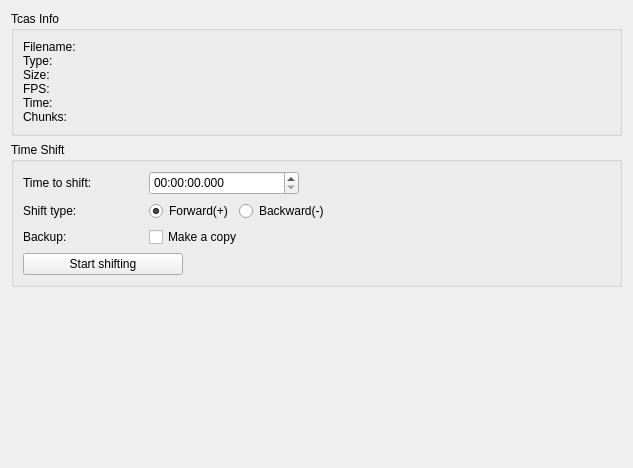
<?xml version="1.0" encoding="UTF-8"?>
<ui version="4.0">
 <class>TcasDesigner</class>
 <widget class="QWidget" name="TcasDesigner">
  <property name="geometry">
   <rect>
    <x>0</x>
    <y>0</y>
    <width>633</width>
    <height>468</height>
   </rect>
  </property>
  <property name="windowTitle">
   <string>Form</string>
  </property>
  <layout class="QVBoxLayout" name="verticalLayout_2">
   <item>
    <widget class="QGroupBox" name="groupBoxTcasInfo">
     <property name="title">
      <string>Tcas Info</string>
     </property>
     <layout class="QVBoxLayout" name="verticalLayout">
      <item>
       <widget class="QLabel" name="labelInfo">
        <property name="sizePolicy">
         <sizepolicy hsizetype="Preferred" vsizetype="MinimumExpanding">
          <horstretch>0</horstretch>
          <verstretch>0</verstretch>
         </sizepolicy>
        </property>
        <property name="maximumSize">
         <size>
          <width>16777215</width>
          <height>100</height>
         </size>
        </property>
        <property name="text">
         <string>Filename:
Type:
Size:
FPS:
Time:
Chunks:</string>
        </property>
       </widget>
      </item>
     </layout>
    </widget>
   </item>
   <item>
    <widget class="QGroupBox" name="groupBox_3">
     <property name="title">
      <string>Time Shift</string>
     </property>
     <layout class="QVBoxLayout" name="verticalLayout_3">
      <item>
       <layout class="QHBoxLayout" name="horizontalLayout_2">
        <item>
         <widget class="QLabel" name="labelTimeToShift">
          <property name="minimumSize">
           <size>
            <width>120</width>
            <height>0</height>
           </size>
          </property>
          <property name="text">
           <string>Time to shift:</string>
          </property>
         </widget>
        </item>
        <item>
         <widget class="QTimeEdit" name="editTimeShift">
          <property name="minimumSize">
           <size>
            <width>150</width>
            <height>24</height>
           </size>
          </property>
          <property name="displayFormat">
           <string>HH:mm:ss.zzz</string>
          </property>
         </widget>
        </item>
        <item>
         <spacer name="horizontalSpacer_3">
          <property name="orientation">
           <enum>Qt::Horizontal</enum>
          </property>
          <property name="sizeHint" stdset="0">
           <size>
            <width>40</width>
            <height>20</height>
           </size>
          </property>
         </spacer>
        </item>
       </layout>
      </item>
      <item>
       <layout class="QHBoxLayout" name="horizontalLayout_3">
        <item>
         <widget class="QLabel" name="labelShiftType">
          <property name="minimumSize">
           <size>
            <width>120</width>
            <height>0</height>
           </size>
          </property>
          <property name="text">
           <string>Shift type:</string>
          </property>
         </widget>
        </item>
        <item>
         <widget class="QRadioButton" name="radioButtonForward">
          <property name="text">
           <string>Forward(+)</string>
          </property>
          <property name="checked">
           <bool>true</bool>
          </property>
         </widget>
        </item>
        <item>
         <widget class="QRadioButton" name="radioButtonBackward">
          <property name="text">
           <string>Backward(-)</string>
          </property>
         </widget>
        </item>
        <item>
         <spacer name="horizontalSpacer_4">
          <property name="orientation">
           <enum>Qt::Horizontal</enum>
          </property>
          <property name="sizeHint" stdset="0">
           <size>
            <width>40</width>
            <height>20</height>
           </size>
          </property>
         </spacer>
        </item>
       </layout>
      </item>
      <item>
       <layout class="QHBoxLayout" name="horizontalLayout">
        <item>
         <widget class="QLabel" name="labelBackup">
          <property name="minimumSize">
           <size>
            <width>120</width>
            <height>0</height>
           </size>
          </property>
          <property name="text">
           <string>Backup:</string>
          </property>
         </widget>
        </item>
        <item>
         <widget class="QCheckBox" name="checkBoxMakeCopy">
          <property name="text">
           <string>Make a copy</string>
          </property>
         </widget>
        </item>
        <item>
         <spacer name="horizontalSpacer">
          <property name="orientation">
           <enum>Qt::Horizontal</enum>
          </property>
          <property name="sizeHint" stdset="0">
           <size>
            <width>40</width>
            <height>20</height>
           </size>
          </property>
         </spacer>
        </item>
       </layout>
      </item>
      <item>
       <layout class="QHBoxLayout" name="horizontalLayout_4">
        <item>
         <widget class="QPushButton" name="buttonStartShifting">
          <property name="minimumSize">
           <size>
            <width>160</width>
            <height>0</height>
           </size>
          </property>
          <property name="text">
           <string>Start shifting</string>
          </property>
          <property name="icon">
           <iconset resource="../res/res.qrc">
            <normaloff>:/svgs/shift.svg</normaloff>:/svgs/shift.svg</iconset>
          </property>
         </widget>
        </item>
        <item>
         <spacer name="horizontalSpacer_2">
          <property name="orientation">
           <enum>Qt::Horizontal</enum>
          </property>
          <property name="sizeHint" stdset="0">
           <size>
            <width>40</width>
            <height>20</height>
           </size>
          </property>
         </spacer>
        </item>
       </layout>
      </item>
     </layout>
    </widget>
   </item>
   <item>
    <spacer name="verticalSpacer">
     <property name="orientation">
      <enum>Qt::Vertical</enum>
     </property>
     <property name="sizeType">
      <enum>QSizePolicy::Expanding</enum>
     </property>
     <property name="sizeHint" stdset="0">
      <size>
       <width>20</width>
       <height>2000</height>
      </size>
     </property>
    </spacer>
   </item>
  </layout>
 </widget>
 <resources>
  <include location="../res/res.qrc"/>
 </resources>
 <connections/>
</ui>
